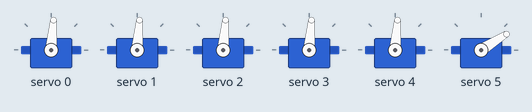
Recording of a sketch running on a simulated Arduino Uno, built with avr-gcc and run on an emulated ATmega328P. On the bench: 6 × servo. What the sketch prints to the serial monitor is not drawn.

Above: at 0.1 s.
Timing chart, 0 to 1.6 s (numbered marks = the images above):
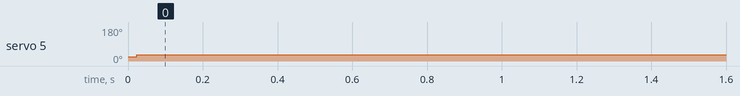

Measured:
- by itself, servo 5: 23° → 32° at 0.02 s

The sketch:

CGx_Gcode_Example.ino
```cpp
// Enable this definition if you don't have an Adafruit 16-Channel Servo Driver connected to the Arduino/Teensy
//#define CGX_GCODE_DEBUG

#include "InverseK.h"
#include "CGx_Gcode.h"

void setup() {
  Link base, upperarm, forearm, hand;

  // Braccio Robotic Arm
  base.init(0, b2a(0.0), b2a(180.0));
  upperarm.init(125, b2a(15.0), b2a(165.0));
  forearm.init(125, b2a(0.0), b2a(180.0));
  hand.init(190, b2a(0.0), b2a(180.0));

  // Black Servo Robotic Arm
  //base.init(75, b2a(0.0), b2a(180.0));
  //upperarm.init(105, b2a(15.0), b2a(165.0));
  //forearm.init(100, b2a(0.0), b2a(180.0));
  //hand.init(185, b2a(0.0), b2a(180.0));

  // Attach the links to the inverse kinematic model
  InverseK.attach(base, upperarm, forearm, hand);

  Serial.begin(115200);

  // Initialize the arm with the upright position
  Gcode.decode("M105");
}

float b2a(float b){ //braccio to angle in radians
  return b / 180.0 * PI - HALF_PI;
}

void loop() {
  // This is all the code necessary at the loop to control the robotic arm using Gcode
  if (Serial.available()) {
    String s = Serial.readStringUntil('\n');
    Gcode.decode(s);
  }
  Gcode.update();
}
```
